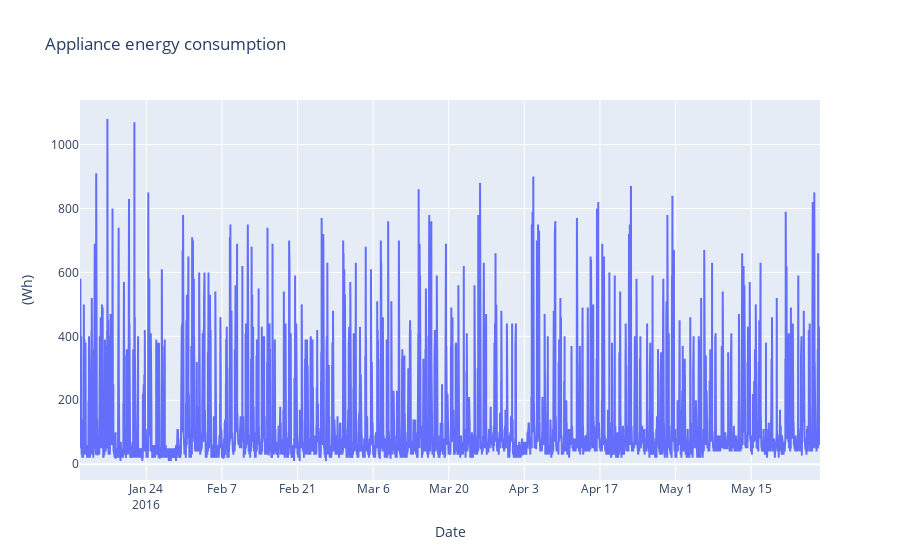

Notebook cell for this chart:
### Code cell
from chart_studio import plotly as py
# import plotly.plotly as py
from plotly.offline import init_notebook_mode, iplot
init_notebook_mode(connected=True)
import plotly.graph_objs as go

vis = go.Scatter(x=df['date'], mode='lines', y=df['Appliances'])
layout = go.Layout(title= 'Appliance energy consumption', xaxis= dict(title='Date'), yaxis=dict(title='(Wh)'))
fig = go.Figure(data=[vis], layout=layout)
iplot(fig)

### Figure 1 — Plotly figure (JSON) as saved in the notebook; plotly's stock layout.template omitted (floating-point values rounded to 4 significant figures; data arrays with more than 128 entries replaced by an {"elided": "..."} marker saying what was removed)
{"data": [{"mode": "lines", "type": "scatter", "x": {"elided": "19735 str values"}, "y": {"elided": "19735 int values"}}], "layout": {"title": {"text": "Appliance energy consumption"}, "xaxis": {"title": {"text": "Date"}}, "yaxis": {"title": {"text": "(Wh)"}}}}
